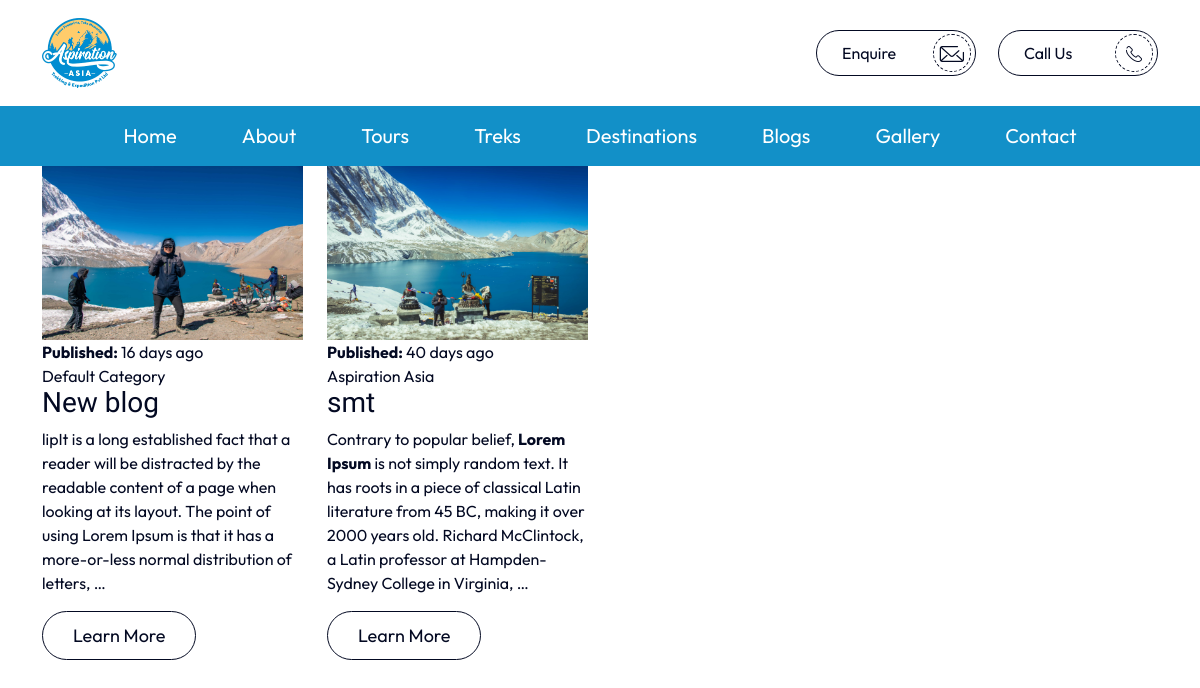
Before: /blog with the older database file.
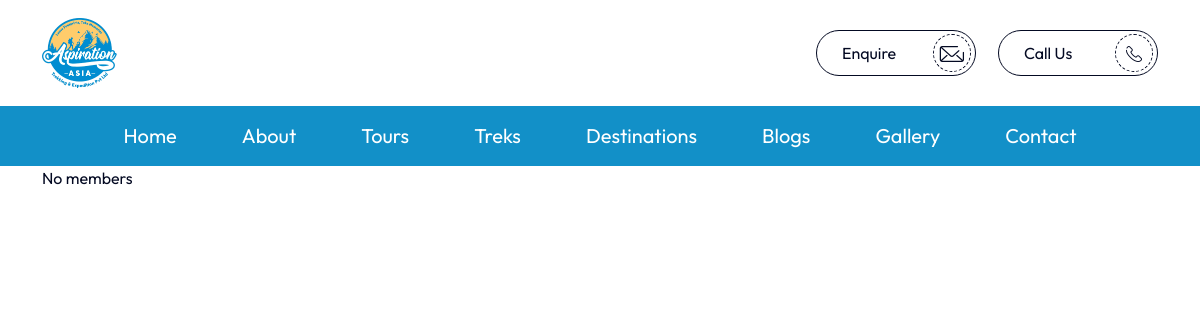
After: the same page with the newer database file.
### blogbreezeapp/models.py (models this page shows, shortened)
class Blog(models.Model):
    title = models.CharField(max_length=255)
    slug = models.SlugField(default="", null=False, blank=True, unique=True)
    publishdate = models.DateTimeField(auto_now_add=True)
    authorid = models.ForeignKey(User, on_delete=models.CASCADE, default='')
    featuredimage = models.ImageField(upload_to='uploads/', default=0)
    content = HTMLField(default='')
    category = models.ForeignKey(Category, on_delete=models.CASCADE, related_name='blogs', default=1)

class Category(models.Model):
  name = models.CharField(max_length=30)
  content = HTMLField(default = '')
  author = models.ForeignKey(User, on_delete=models.CASCADE, default='')

### blogbreezeapp/views.py (the view)
# urls.py: path('blog', views.bloglistingloader, name='blog'),
def bloglistingloader(request):
  blogs = Blog.objects.all().order_by('-publishdate')
  template = loader.get_template('bloglisting.html')
  context = {
    'blogs': blogs,
  }
  return HttpResponse(template.render(context, request))

### blogbreezeapp/templatetags/blog_func.py (called while the page is built)
@register.filter
def dayssince(value):
    if not value:
        return ""
    delta = now() - value
    days = delta.days
    if days == 0:
        return "today"
    elif days == 1:
        return "yesterday"
    else:
        return f"{days} days ago"

### blogbreezeapp/templates/bloglisting.html
{% include 'header.html' %}
    <section class="blog-listing">
        <div class="container">
            <div class="row">
                {% for x in blogs %}
                <div class="col-md-3">
                    {% include 'blog-content.html' %}
                </div>
                {% empty %}
                <p>No members</p>
                {% endfor %}
            </div>
        </div>
    </section>
{% include 'footer.html' %}

### blogbreezeapp/templates/blog-content.html (shortened to what this page needs)
{% load blog_func %}
<div class="item">
    <div class="img-holder">
        <a href="/blog/{{x.id}}" title="" class="h-100 d-block">
            <img src="{{ x.featuredimage }}" alt="" class="img-cover">
        </a>
    </div>
    <div class="content">
        <ul class="trek-info list-none {{ x.authorid }}">
            <li>
                <span>
                    <strong>Published: </strong>
                    {{ x.publishdate | dayssince }}
                </span>
            </li>
            <li>
                <span>
                    {{ x.category.name }}
                </span>
            </li>
        </ul>
        <div class="text">
            <h3 class="title mb-2">
                {{ x.title }}
            </h3>
            {{ x.content|safe | truncatewords:40}}
            <div class="btn-wrap">
                <a href="/blog/{{x.id}}" title="" class="border-btn med dark">
                    Learn More
                </a>
            </div>
        </div>
    </div>
</div>

Changed rows visible on the page:
removed Blog: featuredimage (picture), publishdate|dayssince "16 days ago", category.name "Default Category", title "New blog", content "lipIt is a long established fact that a reader will be distracted by the readable content of a page when looking at its layout. The point of using Lorem Ipsum is that it has a more-or-less normal distribution of letters, …"
removed Blog: featuredimage (picture), publishdate|dayssince "40 days ago", category.name "Aspiration Asia", title "smt", content "Contrary to popular belief, Lorem Ipsum is not simply random text. It has roots in a piece of classical Latin literature from 45 BC, making it over 2000 years old. Richard McClintock, a Latin professor at Hampden-Sydney College in Virginia, …"
Other visible differences:
text now shown: "No members"
